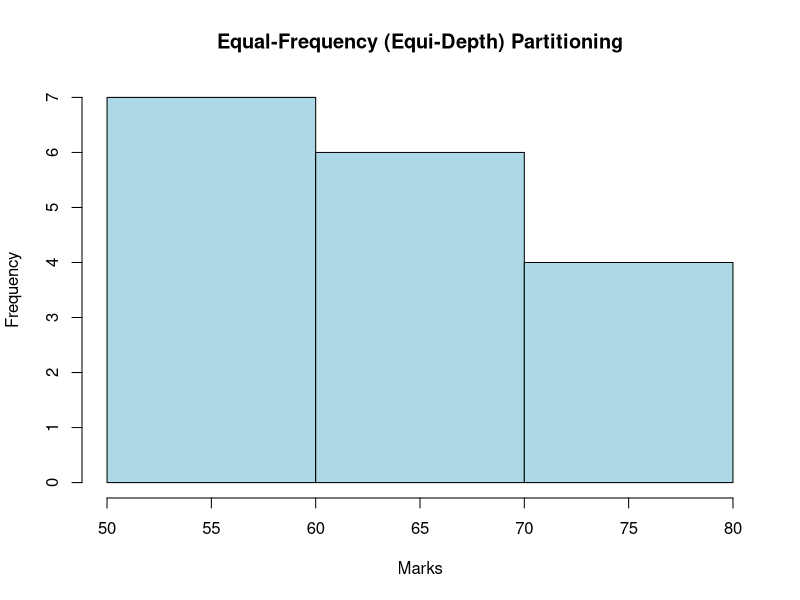

This chart was generated by the following R code:
# Original data
marks <- c(55, 60, 71, 63, 55, 65, 50, 55, 58, 59, 61, 63, 65, 67, 71, 72, 75)

# Number of bins
num_bins <- 3

# Equal-Frequency (Equi-Depth) Partitioning
bins_eq_frequency <- cut(marks, breaks = num_bins, labels = FALSE)

# Plot Histogram
hist(marks, breaks = num_bins, col = "lightblue", 
     xlab = "Marks", main = "Equal-Frequency (Equi-Depth) Partitioning")

# Smoothing by Bin Mean
bin_mean <- tapply(marks, cut(marks, num_bins), mean)
smoothed_data_by_mean <- unname(bin_mean[as.character(cut(marks, num_bins))])

# Smoothing by Bin Median
bin_median <- tapply(marks, cut(marks, num_bins), median)
smoothed_data_by_median <- unname(bin_median[as.character(cut(marks, num_bins))])

# Smoothing by Bin Boundaries
bin_boundaries <- tapply(marks, cut(marks, num_bins), function(x) c(min(x), max(x)))
smoothed_data_by_boundaries <- unlist(bin_boundaries[as.character(cut(marks, num_bins))])

# Print Results
print("Original data:")
print(marks)
print("Smoothed data by bin mean:")
print(smoothed_data_by_mean)
print("Smoothed data by bin median:")
print(smoothed_data_by_median)
print("Smoothed data by bin boundaries:")
print(smoothed_data_by_boundaries)
